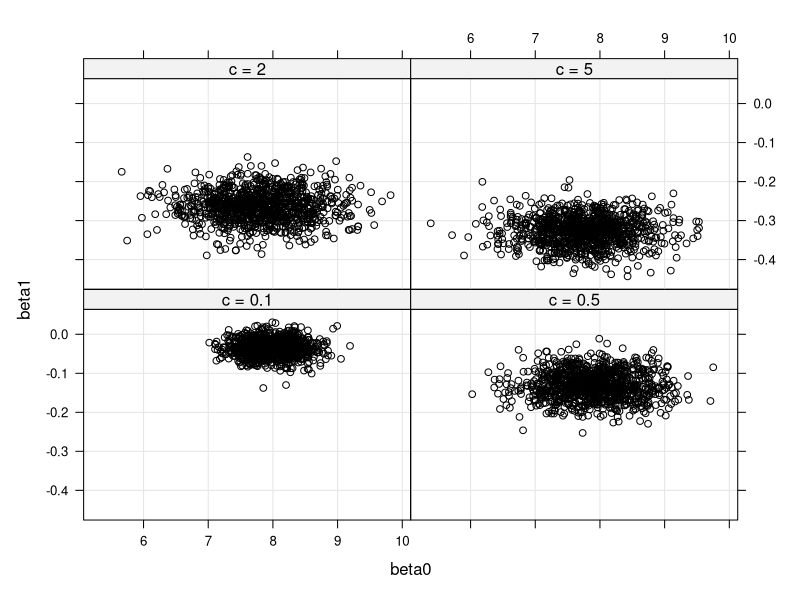

The R source for this figure:
##############################################
# Section 9.3 Modeling Using Zellner's g Prior
##############################################

library(LearnBayes)

# illustrating the role of the parameter c

data(puffin)
X=cbind(1, puffin$Distance - mean(puffin$Distance))
c.prior=c(0.1,0.5,5,2)
fit=vector("list",4)
for (j in 1:4)
{
  prior=list(b0=c(8,0), c0=c.prior[j])
  fit[[j]]=blinreg(puffin$Nest, X, 1000, prior)
}
BETA=NULL
for (j in 1:4)
  {
  s=data.frame(Prior=paste("c =",as.character(c.prior[j])),
         beta0=fit[[j]]$beta[,1],beta1=fit[[j]]$beta[,2])
  BETA=rbind(BETA,s)
  }
library(lattice)
with(BETA,xyplot(beta1~beta0|Prior,type=c("p","g"),col="black"))

# model selection

data=list(y=puffin$Nest, X=cbind(1,puffin$Grass,puffin$Soil))
prior=list(b0=c(0,0,0), c0=100)
beta.start=with(puffin,lm(Nest~Grass+Soil)$coef)
laplace(reg.gprior.post,c(beta.start,0),list(data=data,prior=prior))$int

X=puffin[,-1]; y=puffin$Nest; c=100
bayes.model.selection(y,X,c,constant=FALSE)
